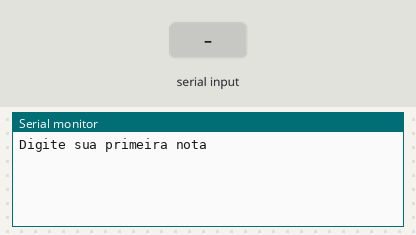
The sketch below on a simulated Arduino Uno, built with avr-gcc and run on an emulated ATmega328P. Shown: the last lines printed to the serial monitor. The inputs (shaded band) are chosen by the test bench.

Above: at 1.2 s.
1.3 s: "90,45,200\n" received over Serial
At 2.74 s:
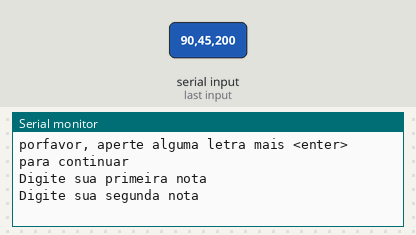
2.8 s: "90,45\n" received over Serial
At 3.04 s:
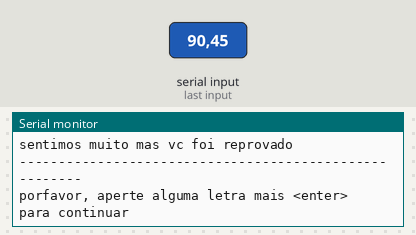
4.4 s: "5\n" received over Serial
At 5.2 s:
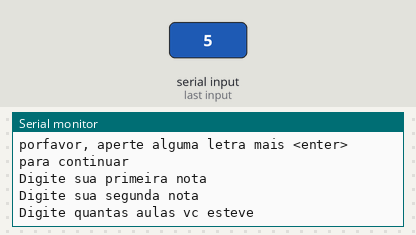

Measured:
- after the input at 1.3 s, the serial monitor: prints a new line at once (image 1)
- after the input at 2.8 s, the serial monitor: prints a new line after 0.10 s (image 2)

The sketch:

media_e_frequencia1.ino
```cpp
// C++ code
//variaveis

float TotaldeAulas      = 200;
float Aulasparticipadas = 0;
float N1                = 0;
float N2                = 0;
float media 			= 0;
float frequencia	    = 0;
String text             = "texto aleatório";


void setup()
{
  Serial.begin(9600);

}

void loop()
{
  Serial.println("Digite sua primeira nota");
  while (! Serial.available() );
  N1 = Serial.parseFloat();

  Serial.println("Digite sua segunda nota");
  while (! Serial.available() );
  N2 = Serial.parseFloat();

  Serial.println("Digite quantas aulas vc esteve");
  while (! Serial.available() );
  Aulasparticipadas = Serial.parseFloat();

  media = (N1 + N2) / 2;

  frequencia = Aulasparticipadas / TotaldeAulas * 100;

  if (media >= 6 && frequencia >= 75 ) {

    text = "voce foi aprovado, parabens";

  }else{

    text = "sentimos muito mas vc foi reprovado";


  }
  Serial.println("-------------------------------------------------------");
  Serial.println("sua media: " + String(media, 2));
  Serial.println("sua frequencia: " + String(frequencia, 0) + "%");
  Serial.println(text);
  Serial.println("-------------------------------------------------------");
  Serial.println();
  Serial.println();


  Serial.println("porfavor, aperte alguma letra mais <enter> para continuar");
  while (! Serial.available());


}
```
